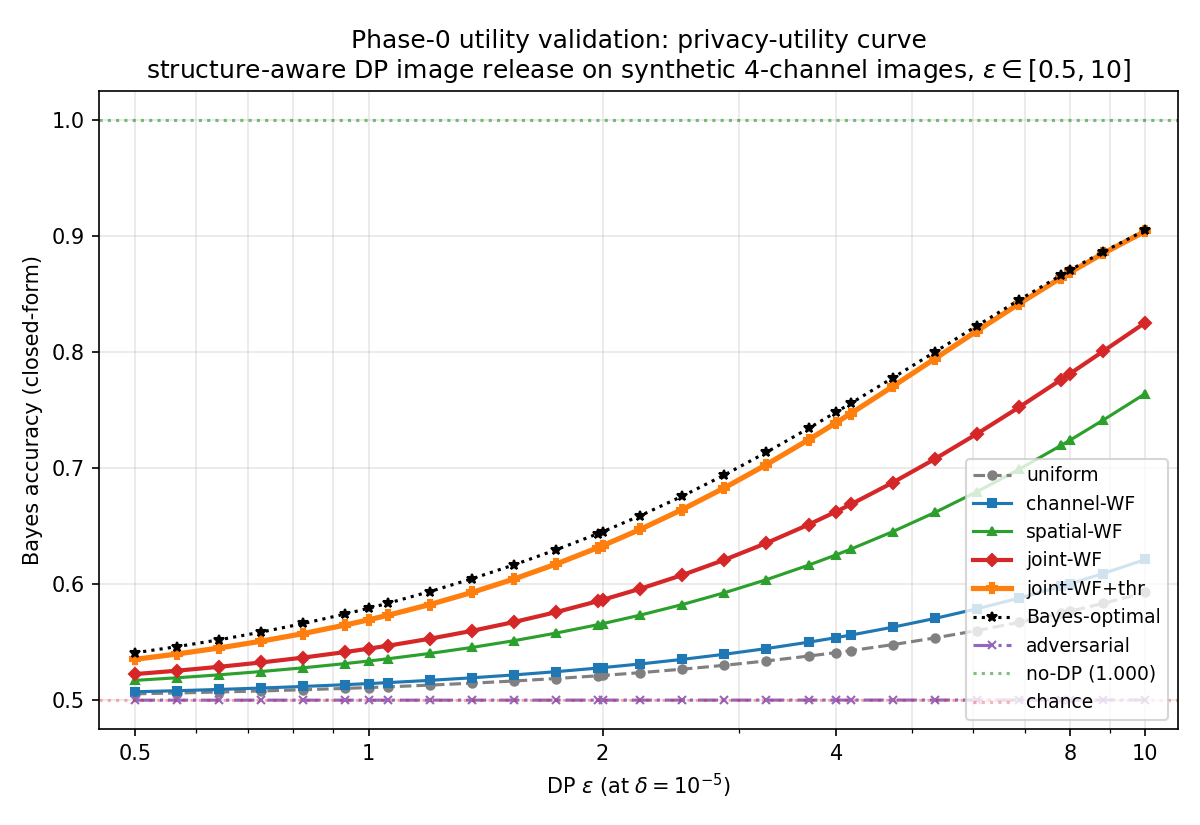

Python code for this plot:
"""
Phase-0 utility validation for the proposed structure-aware DP image-release
mechanism (channel x spatial water-filling).

We use a controlled synthetic generative model so that the Bayes-optimal
classifier has a closed form, and the *Bayes accuracy* under any noise
allocation can be computed analytically. This removes training noise and
isolates the question we actually care about for Phase 0:

    "At a matched per-image rho-zCDP budget, does structure-aware allocation
     give materially higher downstream Bayes accuracy than uniform Gaussian?"

If structure-aware does not beat uniform here, real medical data is hopeless.
If it does, we have green light to spend weeks on dataset access + training.

Generative model
----------------
Multi-channel image x in R^{C x H x W}, label y in {0, 1} with prior 1/2.
For each (c, i, j):
    x_{c,i,j} | y = +1  ~  N( +mu_{c,i,j}, beta^2 )
    x_{c,i,j} | y = -1  ~  N( -mu_{c,i,j}, beta^2 )
where mu_{c,i,j} = s_c * a_{i,j}, with
    s_c            per-channel signal strength (mocks T1ce >> FLAIR > T1 >> T2)
    a_{i,j}        per-pixel signal strength (Gaussian bump inside diagnostic ROI)

Mechanism: tilde_x = x + N(0, sigma_{c,i,j}^2 I).

Bayes accuracy under released noise (closed form):
    V       = sum_{c,i,j} mu_{c,i,j}^2 / ( beta^2 + sigma_{c,i,j}^2 )
    Acc(V)  = Phi( sqrt(V) )

Privacy: per-element zCDP cost rho_{c,i,j} = Delta_{c,i,j}^2 / (2 sigma_{c,i,j}^2).
Total budget: sum_{c,i,j} rho_{c,i,j} <= rho.
"""

import numpy as np
from scipy.stats import norm
import matplotlib

matplotlib.use("Agg")
import matplotlib.pyplot as plt


# -----------------------------------------------------------------------------
# Generative model
# -----------------------------------------------------------------------------

def build_generative_model(C=4, H=16, W=16, beta=1.0, seed=0):
    """Return (mu, Delta, beta, w_c, w_ij) for the synthetic problem."""
    # Diagnostic ROI: 6x6 square in the center
    cy, cx = H // 2, W // 2
    roi = np.zeros((H, W))
    roi[cy - 3 : cy + 3, cx - 3 : cx + 3] = 1.0

    # Spatial bump inside ROI (Gaussian falloff)
    yy, xx = np.meshgrid(np.arange(H), np.arange(W), indexing="ij")
    a = np.exp(-((yy - cy) ** 2 + (xx - cx) ** 2) / 8.0) * roi  # (H, W)

    # Per-channel signal strength: T1=0.3, T1ce=1.0, FLAIR=0.7, T2=0.0
    s = np.array([0.3, 1.0, 0.7, 0.0])
    assert s.shape[0] == C

    mu = s[:, None, None] * a[None, :, :]                       # (C, H, W)

    # Per-element sensitivity: assume per-pixel L2 clipping with cap 1.0.
    Delta = np.ones((C, H, W))

    # Utility weights used by the plan's water-filling allocations.
    # Plan §3.5: w_c is a public-proxy estimate of channel utility.
    # Plan §3.4: w_ij comes from a public-data saliency map.
    # Here we feed in the ground-truth mu^2 — i.e. an *oracle* utility
    # estimate. Real masks will be noisier; this is the best case for the
    # plan's WF, and a fair head-to-head against the Bayes-optimal.
    w_c = (mu ** 2).sum(axis=(1, 2))            # (C,)
    w_ij = (mu ** 2).sum(axis=0)                # (H, W)

    return mu, Delta, beta, w_c, w_ij


# -----------------------------------------------------------------------------
# Privacy accounting
# -----------------------------------------------------------------------------

def eps_to_rho(eps, delta):
    """Bun-Steinke zCDP -> (eps, delta)-DP conversion, inverted.

    eps = rho + 2*sqrt(rho * log(1/delta))
    """
    log_inv_d = np.log(1.0 / delta)
    a = 1.0
    b = 2.0 * np.sqrt(log_inv_d)
    c = -eps
    r = (-b + np.sqrt(b * b - 4 * a * c)) / (2 * a)
    return r * r


def rho_used(Delta, sigma2):
    return float(np.sum(Delta ** 2 / (2.0 * sigma2)))


def bayes_acc(mu, sigma2, beta):
    """Closed-form Bayes accuracy under released-image LDA."""
    V = np.sum(mu ** 2 / (beta ** 2 + sigma2))
    return float(norm.cdf(np.sqrt(V)))


# -----------------------------------------------------------------------------
# Mechanisms
# -----------------------------------------------------------------------------

def _renormalize_to_rho(sigma2, Delta, rho):
    """Scale sigma2 so the constraint is exactly saturated."""
    used = rho_used(Delta, sigma2)
    return sigma2 * (used / rho)


def mech_uniform(rho, mu, Delta, beta):
    """sigma_{cij}^2 constant for all (c,i,j)."""
    sigma2 = np.full(Delta.shape, np.sum(Delta ** 2) / (2.0 * rho))
    return sigma2


def mech_channel_wf(rho, mu, Delta, beta, w_c):
    """Plan §3.1: sigma_c^2 ∝ Delta_c / sqrt(w_c), constant across pixels."""
    Delta_c = Delta.mean(axis=(1, 2))                       # (C,)
    eps_w = 1e-6
    profile = Delta_c / np.sqrt(w_c + eps_w)                # (C,)
    sigma2 = np.broadcast_to(profile[:, None, None], Delta.shape).copy()
    return _renormalize_to_rho(sigma2, Delta, rho)


def mech_spatial_wf(rho, mu, Delta, beta, w_ij):
    """Plan §3.2: sigma_ij^2 ∝ Delta_ij / sqrt(w_ij), constant across channels."""
    Delta_ij = Delta.mean(axis=0)                           # (H, W)
    eps_w = 1e-6
    profile = Delta_ij / np.sqrt(w_ij + eps_w)              # (H, W)
    sigma2 = np.broadcast_to(profile[None, :, :], Delta.shape).copy()
    return _renormalize_to_rho(sigma2, Delta, rho)


def mech_joint_wf(rho, mu, Delta, beta, w_c, w_ij):
    """Plan §3.3 factorized form: sigma_{c,ij}^2 = sigma_c^2 * pi(m_{ij})."""
    Delta_c = Delta.mean(axis=(1, 2))
    Delta_ij = Delta.mean(axis=0)
    eps_w = 1e-6
    profile_c = Delta_c / np.sqrt(w_c + eps_w)
    profile_ij = Delta_ij / np.sqrt(w_ij + eps_w)
    sigma2 = profile_c[:, None, None] * profile_ij[None, :, :]
    return _renormalize_to_rho(sigma2, Delta, rho)


def mech_bayes_optimal(rho, mu, Delta, beta):
    """Numerical solution to:
        max_{sigma2 >= 0}  sum mu^2 / (beta^2 + sigma2)
        s.t.  sum Delta^2 / (2 sigma2) <= rho

    KKT: |mu| / (beta^2 + sigma2) = sqrt(lambda) * Delta / sigma2.
    Substituting v = sigma2:
        v |mu| = sqrt(lambda) Delta (beta^2 + v)
        v ( |mu| - sqrt(lambda) Delta ) = sqrt(lambda) Delta beta^2
    Active set: |mu| > sqrt(lambda) Delta. Inactive elements get sigma -> infinity
    (i.e. the mechanism declines to release them — consistent with releasing
    the diagnostic content and not bothering with pure-background pixels).
    """
    mu_abs = np.abs(mu)
    big = 1e18

    def total_rho(sqrt_lam):
        active = mu_abs > sqrt_lam * Delta
        denom = np.maximum(mu_abs - sqrt_lam * Delta, 1e-15)
        v = np.where(active, sqrt_lam * Delta * beta ** 2 / denom, big)
        return float(np.sum(np.where(active, Delta ** 2 / (2.0 * v), 0.0)))

    # total_rho is monotonically decreasing in sqrt_lam.
    lo, hi = 1e-15, 1e6
    for _ in range(120):
        mid = 0.5 * (lo + hi)
        if total_rho(mid) > rho:
            lo = mid
        else:
            hi = mid
    sqrt_lam = 0.5 * (lo + hi)
    active = mu_abs > sqrt_lam * Delta
    denom = np.maximum(mu_abs - sqrt_lam * Delta, 1e-15)
    sigma2 = np.where(active, sqrt_lam * Delta * beta ** 2 / denom, big)
    return sigma2


def mech_joint_wf_threshold(rho, mu, Delta, beta, w_c, w_ij, tau=None):
    """Joint factorized WF restricted to an active set.

    Defines an active set A = { (c,i,j) : |mu_{c,i,j}| / Delta_{c,i,j} > tau }.
    Inactive elements are dropped (sigma -> infinity, not released). On A we
    run the plan's factorized WF with utility weights restricted to A:

        w_c'   = sum over (i,j) such that (c,i,j) in A of mu^2_{cij}
        w_ij'  = sum over c     such that (c,i,j) in A of mu^2_{cij}
        sigma_{c,ij}^2 ∝ (Delta_c'/sqrt(w_c')) * (Delta_ij'/sqrt(w_ij'))   on A
                       = inf                                              off A

    If tau is None, sweep over a grid and pick the value that maximizes
    Bayes accuracy at this rho.
    """
    big = 1e18
    Delta_c = Delta.mean(axis=(1, 2))
    Delta_ij = Delta.mean(axis=0)

    def acc_for_tau(t):
        active = (np.abs(mu) / np.maximum(Delta, 1e-12)) > t
        if active.sum() == 0:
            return 0.5, np.full_like(Delta, big)
        # Restricted utility weights computed on the active set
        mu2 = mu ** 2
        w_c_a = (mu2 * active).sum(axis=(1, 2))
        w_ij_a = (mu2 * active).sum(axis=0)
        eps_w = 1e-9
        profile_c = Delta_c / np.sqrt(w_c_a + eps_w)
        profile_ij = Delta_ij / np.sqrt(w_ij_a + eps_w)
        sigma2_dense = profile_c[:, None, None] * profile_ij[None, :, :]
        sigma2 = np.where(active, sigma2_dense, big)
        used = float(np.sum((Delta ** 2 * active) / (2.0 * np.where(active, sigma2_dense, 1.0))))
        if used <= 0:
            return 0.5, sigma2
        sigma2 = np.where(active, sigma2_dense * (used / rho), big)
        return bayes_acc(mu, sigma2, beta), sigma2

    if tau is not None:
        return acc_for_tau(tau)[1]

    # Sweep tau over a grid spanning [0, max(|mu|/Delta)]
    ratios = (np.abs(mu) / np.maximum(Delta, 1e-12)).ravel()
    grid = np.unique(np.concatenate([[0.0], np.quantile(ratios, np.linspace(0.0, 0.99, 50))]))
    best_acc, best_sigma2 = -1.0, None
    for t in grid:
        acc, s2 = acc_for_tau(t)
        if acc > best_acc:
            best_acc, best_sigma2 = acc, s2
    return best_sigma2


def mech_adversarial(rho, mu, Delta, beta, w_c, w_ij):
    """Inverse of joint-WF: put HIGH noise on diagnostic, LOW on background.
    A *lower* bound on what a misallocated mechanism can do — makes the
    structure-aware win look less like a numerical fluke.
    """
    Delta_c = Delta.mean(axis=(1, 2))
    Delta_ij = Delta.mean(axis=0)
    eps_w = 1e-6
    profile_c = Delta_c * np.sqrt(w_c + eps_w)
    profile_ij = Delta_ij * np.sqrt(w_ij + eps_w)
    sigma2 = profile_c[:, None, None] * profile_ij[None, :, :] + 1e-6
    return _renormalize_to_rho(sigma2, Delta, rho)


# -----------------------------------------------------------------------------
# Sweep
# -----------------------------------------------------------------------------

def main():
    delta_dp = 1e-5
    # Dense sweep for the plot, log-spaced from 0.5 to 10 at delta=1e-5.
    eps_dense = np.geomspace(0.5, 10.0, 25)
    # Canonical reporting values for the table.
    eps_table = np.array([0.5, 1.0, 2.0, 4.0, 8.0, 10.0])
    # Combine for one sweep so we don't double-compute mechanisms.
    epsilons = np.unique(np.round(np.concatenate([eps_dense, eps_table]), 6))
    rhos = [eps_to_rho(e, delta_dp) for e in epsilons]

    mu, Delta, beta, w_c, w_ij = build_generative_model()
    C, H, W = mu.shape
    N = C * H * W

    # Sanity: no-DP Bayes accuracy
    no_dp_acc = bayes_acc(mu, np.zeros_like(mu), beta)
    print(f"Synthetic problem: C={C}, H={H}, W={W}, N={N}, beta={beta}")
    print(f"Channel signal strengths s = {[0.3, 1.0, 0.7, 0.0]}")
    print(f"Diagnostic ROI: 6x6 center bump")
    print(f"No-DP Bayes accuracy (upper bound): {no_dp_acc:.4f}")
    print()
    print(f"Per-channel utility w_c = {w_c.round(3)}")
    print(f"Spatial utility w_ij sum-in-ROI / sum-out-of-ROI: "
          f"{w_ij[5:11, 5:11].sum():.2f} / {w_ij.sum() - w_ij[5:11, 5:11].sum():.2f}")
    print()

    mechanisms = [
        ("uniform",       lambda r: mech_uniform(r, mu, Delta, beta)),
        ("channel-WF",    lambda r: mech_channel_wf(r, mu, Delta, beta, w_c)),
        ("spatial-WF",    lambda r: mech_spatial_wf(r, mu, Delta, beta, w_ij)),
        ("joint-WF",      lambda r: mech_joint_wf(r, mu, Delta, beta, w_c, w_ij)),
        ("joint-WF+thr",  lambda r: mech_joint_wf_threshold(r, mu, Delta, beta, w_c, w_ij)),
        ("Bayes-optimal", lambda r: mech_bayes_optimal(r, mu, Delta, beta)),
        ("adversarial",   lambda r: mech_adversarial(r, mu, Delta, beta, w_c, w_ij)),
    ]

    # Compute Bayes accuracy for every (mechanism, epsilon) pair once.
    results = {}
    for name, fn in mechanisms:
        accs = []
        for rho in rhos:
            sigma2 = fn(rho)
            accs.append(bayes_acc(mu, sigma2, beta))
        results[name] = np.array(accs)

    # Look up the canonical eps values inside the dense sweep.
    table_idx = [int(np.argmin(np.abs(epsilons - e))) for e in eps_table]

    header = f"{'mechanism':<15s}" + "".join(f"  eps={e:>4.1f}" for e in eps_table)
    print(header)
    print("-" * len(header))
    for name, _ in mechanisms:
        row = f"{name:<15s}" + "".join(f"  {results[name][i]:>8.4f}" for i in table_idx)
        print(row)

    # Lift table: how much does each mechanism beat uniform?
    print()
    print("Lift over uniform (percentage points):")
    print(header)
    print("-" * len(header))
    for name, _ in mechanisms:
        if name == "uniform":
            continue
        lifts = [
            100 * (results[name][i] - results["uniform"][i]) for i in table_idx
        ]
        row = f"{name:<15s}" + "".join(f"  {l:>+8.2f}" for l in lifts)
        print(row)

    # Two plots: (1) canonical 5-point sparse, (2) dense [0.5, 10].
    styles = {
        "uniform":       dict(color="gray",     linestyle="--", marker="o", markersize=4),
        "channel-WF":    dict(color="tab:blue",                marker="s",  markersize=4),
        "spatial-WF":    dict(color="tab:green",               marker="^",  markersize=4),
        "joint-WF":      dict(color="tab:red",                 marker="D",  markersize=4, linewidth=2.0),
        "joint-WF+thr":  dict(color="tab:orange",              marker="P",  markersize=5, linewidth=2.5),
        "Bayes-optimal": dict(color="black",    linestyle=":",  marker="*", markersize=5),
        "adversarial":   dict(color="tab:purple", linestyle="-.", marker="x", markersize=4),
    }

    # ---- (1) sparse canonical [0.5, 1, 2, 4, 8] ----
    eps_sparse = np.array([0.5, 1.0, 2.0, 4.0, 8.0])
    sparse_idx = [int(np.argmin(np.abs(epsilons - e))) for e in eps_sparse]
    fig, ax = plt.subplots(figsize=(7, 5))
    for name, _ in mechanisms:
        ax.plot(eps_sparse, results[name][sparse_idx], label=name, **styles[name])
    ax.axhline(no_dp_acc, color="green", linestyle=":", alpha=0.5,
               label=f"no-DP ({no_dp_acc:.3f})")
    ax.axhline(0.5, color="red", linestyle=":", alpha=0.3, label="chance")
    ax.set_xscale("log")
    ax.set_xticks(eps_sparse)
    ax.set_xticklabels([f"{e:g}" for e in eps_sparse])
    ax.set_xlabel(r"DP $\varepsilon$ (at $\delta=10^{-5}$)")
    ax.set_ylabel("Bayes accuracy (closed-form)")
    ax.set_title("Phase-0 utility validation:\n"
                 "structure-aware allocation vs uniform on synthetic 4-channel images")
    ax.legend(loc="lower right", fontsize=9)
    ax.grid(alpha=0.3)
    fig.tight_layout()
    fig.savefig("phase0_validation_canonical.png", dpi=150)
    plt.close(fig)
    print("\nSaved canonical-points plot to phase0_validation_canonical.png")

    # ---- (2) dense sweep eps in [0.5, 10] ----
    fig, ax = plt.subplots(figsize=(8, 5.5))
    for name, _ in mechanisms:
        ax.plot(epsilons, results[name], label=name, **styles[name])
    ax.axhline(no_dp_acc, color="green", linestyle=":", alpha=0.5,
               label=f"no-DP ({no_dp_acc:.3f})")
    ax.axhline(0.5, color="red", linestyle=":", alpha=0.3, label="chance")
    ax.set_xscale("log")
    ax.set_xticks(eps_table)
    ax.set_xticklabels([f"{e:g}" for e in eps_table])
    ax.set_xlim(0.45, 11.0)
    ax.set_xlabel(r"DP $\varepsilon$ (at $\delta=10^{-5}$)")
    ax.set_ylabel("Bayes accuracy (closed-form)")
    ax.set_title("Phase-0 utility validation: privacy-utility curve\n"
                 r"structure-aware DP image release on synthetic 4-channel images, $\varepsilon \in [0.5, 10]$")
    ax.legend(loc="lower right", fontsize=9, ncol=1)
    ax.grid(alpha=0.3, which="both")
    fig.tight_layout()
    fig.savefig("phase0_validation.png", dpi=150)
    plt.close(fig)
    print("Saved dense-sweep plot to phase0_validation.png")

    # Save the noise allocations at eps=2 for inspection
    rho_target = eps_to_rho(2.0, delta_dp)
    print(f"\n--- Noise allocation diagnostics at eps=2 (rho={rho_target:.4f}) ---")
    roi_mask = np.zeros((H, W), dtype=bool)
    roi_mask[5:11, 5:11] = True
    for name, fn in mechanisms:
        sigma2 = fn(rho_target)
        # Treat sigma^2 > 1e10 as "suppressed" — averaging includes infs as
        # noise, which would obscure the diagnostic. Report active-set stats.
        active = sigma2 < 1e10
        n_active = int(active.sum())
        roi_active = active & roi_mask[None, :, :]
        bg_active = active & ~roi_mask[None, :, :]
        active_mean = float(sigma2[active].mean()) if n_active else float("nan")
        roi_mean = float(sigma2[roi_active].mean()) if roi_active.any() else float("nan")
        bg_mean = float(sigma2[bg_active].mean()) if bg_active.any() else float("nan")
        print(f"{name:<15s} active={n_active:>4d}/{sigma2.size}   "
              f"active-mean sigma^2={active_mean:>10.2f}   "
              f"ROI-mean={roi_mean:>10.2f}   bg-mean={bg_mean:>10.2f}")


if __name__ == "__main__":
    main()
